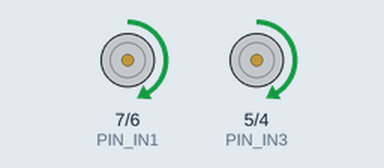
A sketch run on a simulated Arduino Uno, built with avr-gcc and run on an emulated ATmega328P. Parts: motor-driver pin pairs drawn as motors (green arrow = first pin HIGH = forward, orange = second pin HIGH = backward, longer = more drive, scaled by the enable pin).

Above: at 0.1 s.
At 18.1 s:
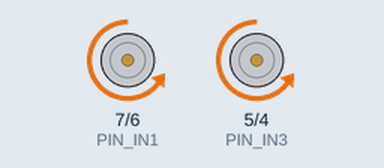
At 24.1 s:
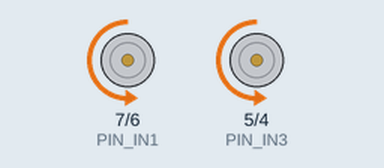
At 36.1 s:
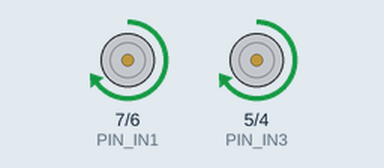
Timing chart, 0 to 40.0 s (numbered marks = the images above):
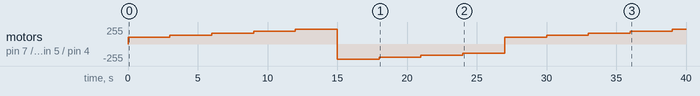

Measured:
- by itself, motor on pin 7 (PIN_IN1) / pin 6 (PIN_IN2), motor on pin 5 (PIN_IN3) / pin 4 (PIN_IN4): stopped → forward 105/255 at 0.00 s, → forward 135/255 3.0 s later, → forward 165/255 3.0 s later, → forward 195/255 3.0 s later, … (14 changes in this stretch)

The sketch:

EngineDrivers.ino
```cpp
#define PIN_ENA 9 // Вывод управления скоростью вращения мотора №1
#define PIN_ENB 3 // Вывод управления скоростью вращения мотора №2
#define PIN_IN1 7 // Вывод управления направлением вращения мотора №1
#define PIN_IN2 6 // Вывод управления направлением вращения мотора №1
#define PIN_IN3 5 // Вывод управления направлением вращения мотора №2
#define PIN_IN4 4 // Вывод управления направлением вращения мотора №2
uint8_t power = 105; // Значение ШИМ (или скорости вращения)
void setup() {
  // Установка всех управляющих пинов в режим выхода
  pinMode(PIN_ENA, OUTPUT);
  pinMode(PIN_ENB, OUTPUT);
  pinMode(PIN_IN1, OUTPUT);
  pinMode(PIN_IN2, OUTPUT);
  pinMode(PIN_IN3, OUTPUT);
  pinMode(PIN_IN4, OUTPUT);
  // Команда остановки двум моторам
  digitalWrite(PIN_IN1, LOW);
  digitalWrite(PIN_IN2, LOW);
  digitalWrite(PIN_IN3, LOW);
  digitalWrite(PIN_IN4, LOW);
}
void loop() {
  // Вращаем моторы в одну сторону с разной скоростью
  while(power < 255) {
    analogWrite(PIN_ENA, power); // Устанавливаем скорость 1-го мотора
    analogWrite(PIN_ENB, power); // Устанавливаем скорость 2-го мотора
    // Задаём направление для 1-го мотора
    digitalWrite(PIN_IN1, HIGH);
    digitalWrite(PIN_IN2, LOW);
    // Задаём направление для 2-го мотора
    digitalWrite(PIN_IN3, HIGH);
    digitalWrite(PIN_IN4, LOW);
    delay(3000); // Пауза 3 секунды
    power += 30; // Увеличиваем скорость
  }
  power = 225;
  // Вращаем моторы в другую сторону с разной скоростью
  while(power > 105) {
    analogWrite(PIN_ENA, power); // Устанавливаем скорость 1-го мотора
    analogWrite(PIN_ENB, power); // Устанавливаем скорость 2-го мотора
    // Задаём направление для 1-го мотора
    digitalWrite(PIN_IN1, LOW);
    digitalWrite(PIN_IN2, HIGH);
    // Задаём направление для 2-го мотора
    digitalWrite(PIN_IN3, LOW);
    digitalWrite(PIN_IN4, HIGH);
    delay(3000); // Пауза 3 секунды
    power -= 30; // Уменьшаем скорость
  }
  power = 105;
}
```
